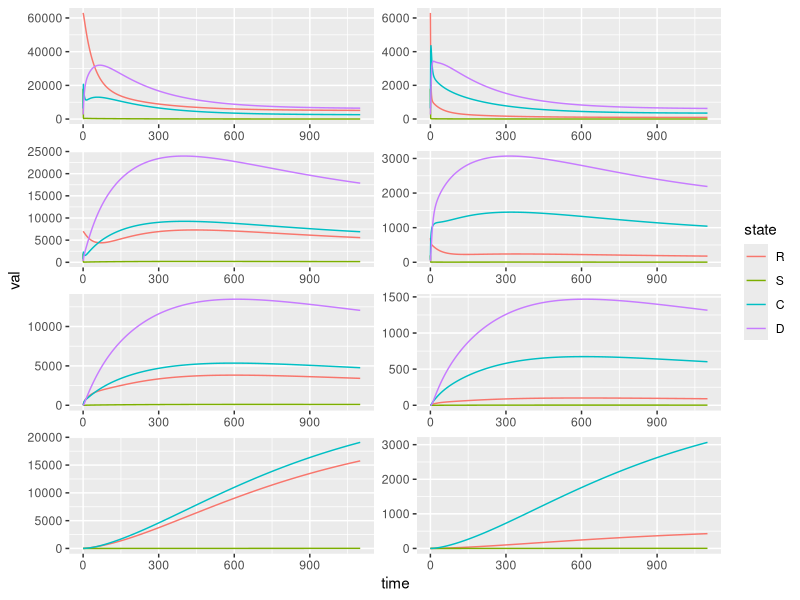

Write R code to recreate this figure.
library(tidyverse)
library(deSolve)

cdiff_metapop_vacc <- function(t, state, parameters) {
  with(as.list(c(state, parameters)),
       {
         sumC1 <- C1L+C1H+C1V0+C1V
         sumD1 <- D1L+D1H+D1V0
         
         lambda1L <- betaC1L*sumC1 + betaD1L*sumD1
         lambda1H <- betaC1H*sumC1 + betaD1H*sumD1
         lambda1V0 <- betaC1V0*sumC1 + betaD1V0*sumD1
         lambda1V <- betaC1V*sumC1 + betaD1V*sumD1
         
         sumC2 <- C2L+C2H+C2V0+C2V
         sumD2 <- D2L+D2H+D2V0
         
         lambda2L <- betaC2L*sumC2 + betaD2L*sumD2
         lambda2H <- betaC2H*sumC2 + betaD2H*sumD2
         lambda2V0 <- betaC2V0*sumC2 + betaD2V0*sumD2
         lambda2V <- betaC2V*sumC2 + betaD2V*sumD2
         
         dR1L <- b - (d1+alpha1L+(delta+d2)*N2/N1)*R1L + theta1L*S1L + xi1L*C1L + (1-qL)*delta*R2L
         dS1L <-   - (d1+theta1L+lambda1L+(delta+d2)*N2/N1)*S1L + alpha1L*R1L + p1L*eps1L*D1L + (1-qL)*delta*S2L
         dC1L <-   - (d1+xi1L+phi1L+(delta+d2)*N2/N1)*C1L + lambda1L*S1L + (1-qL)*delta*C2L
         dD1L <-   - (d1+p1L*eps1L+(delta+d2)*N2/N1)*D1L + phi1L*C1L + delta*D2L
           
         dR1H <-  - (d1+alpha1H+(delta+d2)*N2/N1)*R1H + theta1H*S1H + xi1H*C1H + (1-qH)*delta*R2H
         dS1H <-  - (d1+theta1H+lambda1H+(delta+d2)*N2/N1)*S1H + alpha1H*R1H + p1H*eps1H*D1H + (1-qH)*delta*S2H
         dC1H <-  - (d1+xi1H+phi1H+(delta+d2)*N2/N1)*C1H + lambda1H*S1H + (1-qH)*delta*C2H
         dD1H <-  - (d1+p1H*eps1H+(delta+d2)*N2/N1)*D1H + phi1H*C1H + delta*D2H
          
         dR1V0 <- - (d1+alpha1V0+(delta+d2)*N2/N1+nu)*R1V0 + theta1V0*S1V0 + xi1V0*C1V0 + delta*(R2V0+qL*R2L+qH*R2H)
         dS1V0 <- - (d1+theta1V0+lambda1V0+(delta+d2)*N2/N1+nu)*S1V0 + alpha1V0*R1V0 + p1V0*eps1V0*D1V0 + delta*(S2V0+qL*S2L+qH*S2H)
         dC1V0 <- - (d1+xi1V0+phi1V0+(delta+d2)*N2/N1+nu)*C1V0 + lambda1V0*S1V0 + delta*(C2V0+qL*C2L+qH*C2H)
         dD1V0 <- - (d1+p1V0*eps1V0+(delta+d2)*N2/N1)*D1V0 + phi1V0*C1V0 + delta*D2V0
         
         dR1V <-  - (d1+alpha1V+(delta+d2)*N2/N1)*R1V + theta1V*S1V + xi1V*C1V + delta*R2V + nu*R1V0
         dS1V <-  - (d1+theta1V+lambda1V+(delta+d2)*N2/N1)*S1V + alpha1V*R1V + delta*S2V + nu*S1V0
         dC1V <-  - (d1+xi1V+(delta+d2)*N2/N1)*C1V + lambda1V*S1V + delta*C2V + nu*C1V0
         
         dR2L <-   - (d2+alpha2L+delta)*R2L + theta2L*S2L + xi2L*C2L + (1-r)*(delta+d2)*N2/N1*R1L
         dS2L <-   - (d2+theta2L+lambda2L+delta)*S2L + alpha2L*R2L + p2L*eps2L*D2L + (1-r)*(delta+d2)*N2/N1*S1L
         dC2L <-   - (d2+xi2L+phi2L+delta)*C2L + lambda2L*S2L + (1-r)*(delta+d2)*N2/N1*C1L
         dD2L <-   - (d2+p2L*eps2L+delta)*D2L + phi2L*C2L + (1-r)*(delta+d2)*N2/N1*D1L
         
         dR2H <-  - (d2+alpha2H+delta)*R2H + theta2H*S2H + xi2H*C2H + (delta+d2)*N2/N1*(r*R1L+R1H)
         dS2H <-  - (d2+theta2H+lambda2H+delta)*S2H + alpha2H*R2H + p2H*eps2H*D2H + (delta+d2)*N2/N1*(r*S1L+S1H)
         dC2H <-  - (d2+xi2H+phi2H+delta)*C2H + lambda2H*S2H + (delta+d2)*N2/N1*(r*C1L+C1H)
         dD2H <-  - (d2+p2H*eps2H+delta)*D2H + phi2H*C2H + (delta+d2)*N2/N1*(r*D1L+D1H)
         
         dR2V0 <- - (d2+alpha2V0+delta+nu)*R2V0 + theta2V0*S2V0 + xi2V0*C2V0 + (delta+d2)*N2/N1*R1V0
         dS2V0 <- - (d2+theta2V0+lambda2V0+delta+nu)*S2V0 + alpha2V0*R2V0 + p2V0*eps2V0*D2V0 + (delta+d2)*N2/N1*S1V0
         dC2V0 <- - (d2+xi2V0+phi2V0+delta+nu)*C2V0 + lambda2V0*S2V0 + (delta+d2)*N2/N1*C1V0
         dD2V0 <- - (d2+p2V0*eps2V0+delta)*D2V0 + phi2V0*C2V0 + (delta+d2)*N2/N1*D1V0
         
         dR2V <-  - (d2+alpha2V+delta)*R2V + theta2V*S2V + xi2V*C2V + nu*R2V0 + (delta+d2)*N2/N1*R1V
         dS2V <-  - (d2+theta2V+lambda2V+delta)*S2V + alpha2V*R2V + nu*S2V0 + (delta+d2)*N2/N1*S1V
         dC2V <-  - (d2+xi2V+delta)*C2V + lambda2V*S2V + nu*C2V0 + (delta+d2)*N2/N1*C1V
         
         list(c(dR1L, dS1L, dC1L, dD1L, dR1H, dS1H, dC1H, dD1H, dR1V0, dS1V0, dC1V0, dD1V0, dR1V, dS1V, dC1V, dR2L, dS2L, dC2L, dD2L, dR2H, dS2H, dC2H, dD2H, dR2V0, dS2V0, dC2V0, dD2V0, dR2V, dS2V, dC2V))
       })
}

N1 <- 100000
N2 <- 10000
d1 <- 1/(78.5*365)
d2 <- .0068
b <- d1*N1 + d2*N2



parameters <- c(N1 = N1, N2 = N2, d1 = d1, d2 = d2, b = b,
                
                alpha1L = 0.5/50, theta1L = 0.0033, xi1L = 0.0165, phi1L = 0.2, 
                p1L = 0.8, eps1L = 0.1, betaC1L = 0.007/50, betaD1L = 0.007/50,
                
                alpha1H = 0.5/50, theta1H = 0.0033, xi1H = 0.0165, phi1H = 0.2, 
                p1H = 0.8, eps1H = 0.1, betaC1H = 0.007/50, betaD1H = 0.007/50,
                
                alpha1V0 = 0.5/50, theta1V0 = 0.0033, xi1V0 = 0.0165, phi1V0 = 0.2, 
                p1V0 = 0.8, eps1V0 = 0.1, betaC1V0 = 0.007/50, betaD1V0 = 0.007/50,
                
                alpha1V = 0.5/50, theta1V = 0.0033, xi1V = 0.0165, 
                betaC1V = 0.007/50, betaD1V = 0.007/50,
                
                alpha2L = 0.5, theta2L = 0.0033, xi2L = 0.0165, phi2L = 0.2, 
                p2L = 0.8, eps2L = 0.1, betaC2L = 0.007, betaD2L = 0.007,
                
                alpha2H = 0.5, theta2H = 0.0033, xi2H = 0.0165, phi2H = 0.2, 
                p2H = 0.8, eps2H = 0.1, betaC2H = 0.007, betaD2H = 0.007,
                
                alpha2V0 = 0.5, theta2V0 = 0.0033, xi2V0 = 0.0165, phi2V0 = 0.2, 
                p2V0 = 0.8, eps2V0 = 0.1, betaC2V0 = 0.007, betaD2V0 = 0.007,
                
                alpha2V = 0.5, theta2V = 0.0033, xi2V = 0.0165, 
                betaC2V = 0.007, betaD2V = 0.007,
                
                qL = 0.25, qH = 0.25, r = 0.25, nu = 2/365, delta = 0.135)

state <- c(R1L = 0.63*N1, S1L = 0.18*N1, C1L = 0.063*N1, D1L = 0.027*N1,
           R1H = 0.07*N1, S1H = 0.02*N1, C1H = 0.007*N1, D1H = 0.003*N1,
           R1V0 = 0, S1V0 = 0, C1V0 = 0, D1V0 = 0,
           R1V = 0, S1V = 0, C1V = 0,
           
           R2L = 0.63*N2, S2L = 0.18*N2, C2L = 0.063*N2, D2L = 0.027*N2,
           R2H = 0.07*N2, S2H = 0.02*N2, C2H = 0.007*N2, D2H = 0.003*N2,
           R2V0 = 0, S2V0 = 0, C2V0 = 0, D2V0 = 0,
           R2V = 0, S2V = 0, C2V = 0)

t <- seq(0, 1100, length = 1000)

cdiff_df <- ode(
  y = state, time = t, 
  func = cdiff_metapop_vacc, 
  parms = parameters) %>%
  unclass() %>% 
  as_tibble() %>%
  gather(func, val, -time) %>% 
  separate(func, into = c("state", "population", "risk"), sep = c(1,2)) %>% 
  mutate(state = factor(state, levels = c("R", "S", "C", "D")),
         population = factor(population, levels = c("1", "2")),
         population = fct_recode(population, catchment = "1", hospitalized = "2"),
         risk = factor(risk, levels = c("L", "H", "V0", "V")))

p <- cdiff_df %>% 
  ggplot(aes(time, val, col = state)) + 
    geom_line() + 
    facet_wrap(vars(risk, population), scales = "free", nrow = 4) +
    theme(strip.text = element_blank())

patchwise_plot <- function(df) {
  df %>% 
    ggplot(aes(time, val)) + 
      geom_line() +
      facet_wrap(vars(state), scales = "free", nrow = 2) +
      theme(axis.title = element_blank())
}

plotlist <- cdiff_df %>% 
  group_by(population, risk) %>% 
  nest() %>% 
  mutate(
    patchplot = map(data, patchwise_plot) %>% 
      set_names(paste0(population, risk))
  ) %>% select(patchplot)
